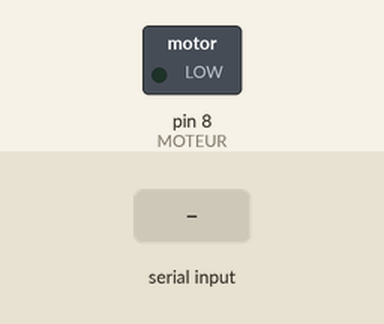
The sketch below on a simulated Arduino Uno, built with avr-gcc and run on an emulated ATmega328P. Shown: switched loads named in the sketch (green lamp = pin HIGH). Inputs (shaded band) come from the test bench.

Above: at 1.2 s.
1.3 s: "M\n" received over Serial
At 1.6 s:
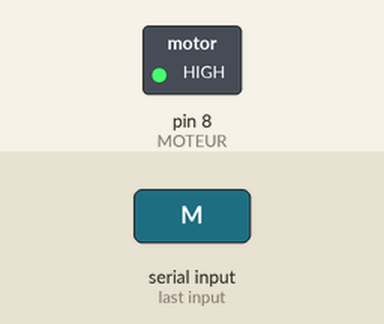
2.8 s: "S\n" received over Serial
At 3.9 s:
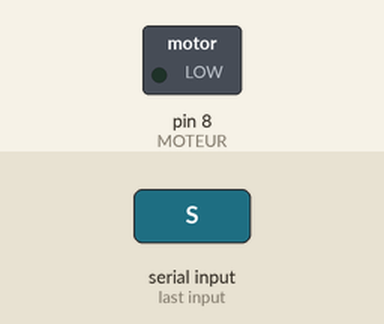
Timing chart, 0 to 5.8 s (numbered marks = the images above; inputs shaded):
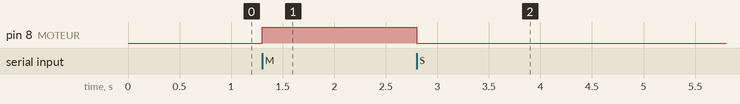

The sketch:

m2026_ex5_extraitC_corrige.ino
```cpp
// Midterm 2 (2026), Exercice 5, extrait C corrige : convoyeur commande par le moniteur serie
const int MOTEUR = 8;
void setup() { Serial.begin(9600); pinMode(MOTEUR, OUTPUT); }
void loop() {
  if (Serial.available() > 0) {
    char c = Serial.read();
    if (c == '\n' || c == '\r' || c == ' ') return;      // le '\n' de "Nouvelle ligne" n'est pas une commande
    if (c == 'S')      digitalWrite(MOTEUR, LOW);        // == et non =
    else if (c == 'M') digitalWrite(MOTEUR, HIGH);       // commande explicite de marche
  }
}
```

Measured:
- after the input at 1.3 s, pin 8 (MOTEUR): LOW → HIGH at once
- after the input at 2.8 s, pin 8 (MOTEUR): HIGH → LOW at once
